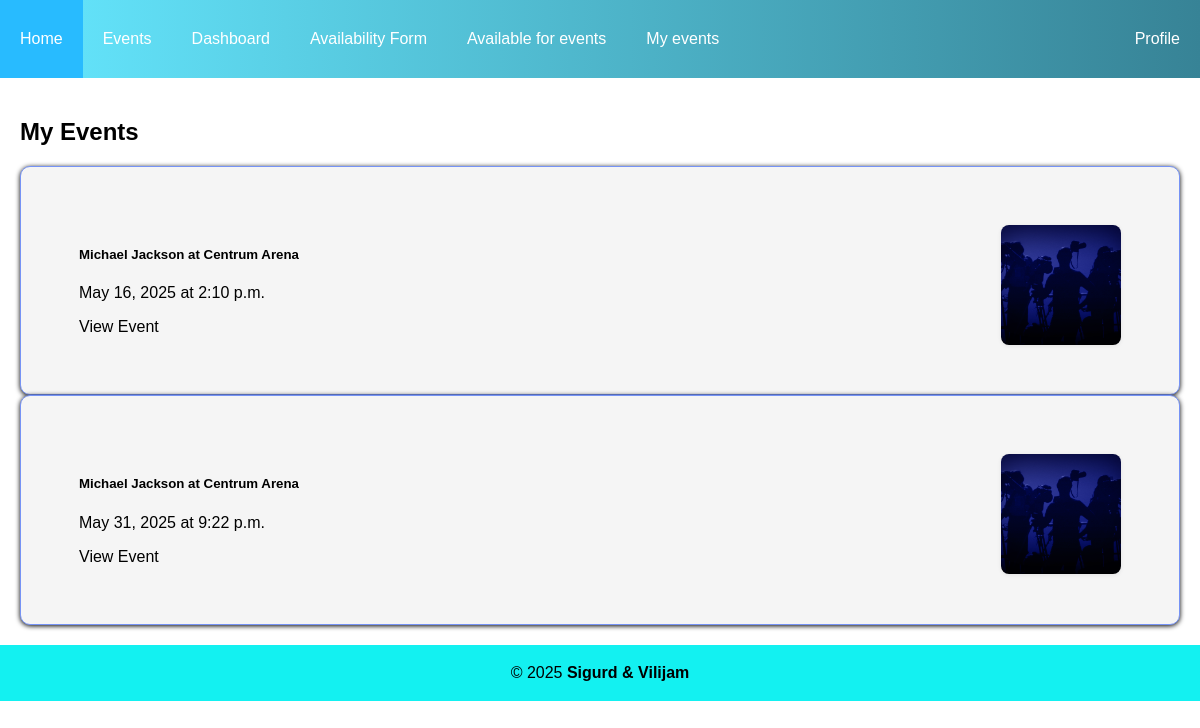
/myevents/ (signed in), run on the app's committed database.
### app/models.py (models this page shows, shortened)
class Events(models.Model):
    eventname = models.CharField(max_length=100)
    eventdate = models.DateField()
    eventtime = models.TimeField()
    location = models.ForeignKey(Location, on_delete=models.CASCADE, related_name="events")
    eventdescription = models.TextField()
    eventimage = models.ImageField(upload_to="eventpics/", default="eventpics/default.png", null=True, blank=True)
    EventArtists = models.ManyToManyField(Artist, through="EventArtists", related_name="event_artists")
    eventvenue = models.ForeignKey(Venue, on_delete=models.CASCADE, related_name="event_venue")
    ticketsold = models.IntegerField(default=0)
    ticketprice = models.DecimalField(max_digits=5, decimal_places=2)
    genres = models.ManyToManyField(Genre, related_name="events")
    authorized_doormen = models.ManyToManyField(Doorman, related_name="events", blank=True)

### app/views.py (the view)
# urls.py: path('myevents/', views.myevents, name='myevents'),
@profile_required
@login_required
@role_required(['artist', 'venue'])
def myevents(request):
    user = request.user
    events = []
    if user.role == 'artist' and hasattr(user, 'artist_user'):
        artist_events = Events.objects.filter(EventArtists=user.artist_user)
        events.extend(artist_events)
    if user.role == 'venue' and hasattr(user, 'venue_user'):
        venue_events = Events.objects.filter(eventvenue=user.venue_user)
        events.extend(venue_events)
    events = list(set(events))
    return render(request, 'myevents.html', {'events': events})

### app/utils.py (called while the page is built)
def role_required(allowed_roles):
    def decorator(view_func):
        @wraps(view_func)
        def _wrapped_view(request, *args, **kwargs):
            if not request.user.is_authenticated:
                return HttpResponse("You must be logged in to access this page.", status=403)
            if request.user.role not in allowed_roles:
                return HttpResponse("You do not have permission to access this page.", status=403)
            return view_func(request, *args, **kwargs)
        return _wrapped_view
    return decorator

def profile_required(view_func):
    @wraps(view_func)
    def checkprofile(request, *args, **kwargs):
        user = request.user
        if not (
            hasattr(user, "fan_user") or
            hasattr(user, "artist_user") or
            hasattr(user, "venue_user") or
            hasattr(user, "doorman_user")
        ):
            return redirect("createprofile")
        return view_func(request, *args, **kwargs)
    return checkprofile

### templates/myevents.html
{% extends "base.html" %}
{% block content %}
<div class="container">
    <h2>My Events</h2>
    {% if events %}
        <div class="row">
            {% for event in events %}
                <div class="col-md-4 mb-4">
                    <div class="card">
                        {% if event.eventimage %}
                            <img src="{{ event.eventimage.url }}" class="card-img-top" alt="{{ event.eventname }}">
                        {% endif %}
                        <div class="card-body">
                            <h5 class="card-title">{{ event.eventname }}</h5>
                            <p class="card-text">{{ event.eventdate }} at {{ event.eventtime }}</p>
                            <a href="{% url 'event' event.id %}" class="btn btn-primary">View Event</a>
                        </div>
                    </div>
                </div>
            {% endfor %}
        </div>
    {% else %}
        <p>You don't have any events yet.</p>
    {% endif %}
</div>
{% endblock %}

### static/css/base.css (style rules this page uses)
body { font-family: Verdana, Geneva, Tahoma, sans-serif; background: linear-gradient(rgb(255, 255, 255), rgb(255, 255, 255)); margin: 0; }
.container { max-width: 1200px; margin: 0 auto; padding: 20px; }
.card { background-color: whitesmoke; border: 1px rgb(118, 147, 245) solid; box-shadow: 0 1px 5px; padding: 5%; font-size: medium; border-radius: 10px; }
.card a { display: block; height: 100%; width: 100%; color: inherit; text-decoration: none; }
.card img { float: right; width: 120px; height: 120px; margin-left: 16px; margin-bottom: 8px; border-radius: 8px; box-shadow: 0 1px 4px rgba(0,0,0,0.08); object-fit: cover; vertical-align: top; }

### data on the page
Events: eventimage (placeholder picture), eventname "Michael Jackson at Centrum Arena", eventdate "May 16, 2025", eventtime "2:10 p.m."
Events: eventimage (placeholder picture), eventname "Michael Jackson at Centrum Arena", eventdate "May 31, 2025", eventtime "9:22 p.m."
